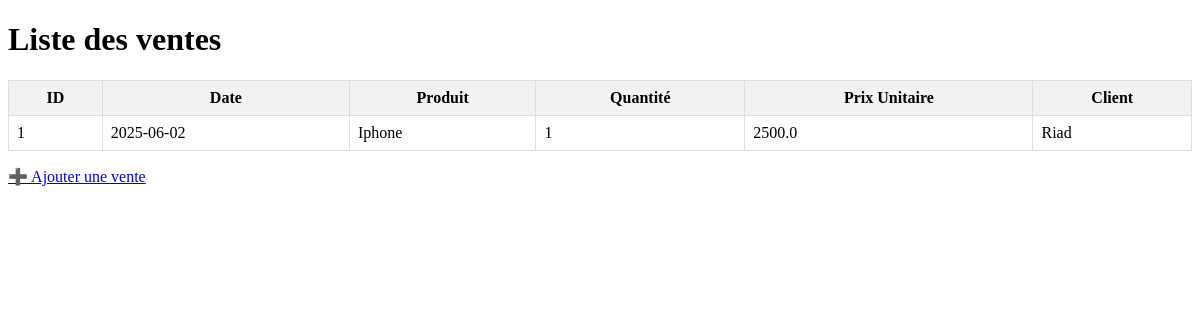
Before: / with the older database file.
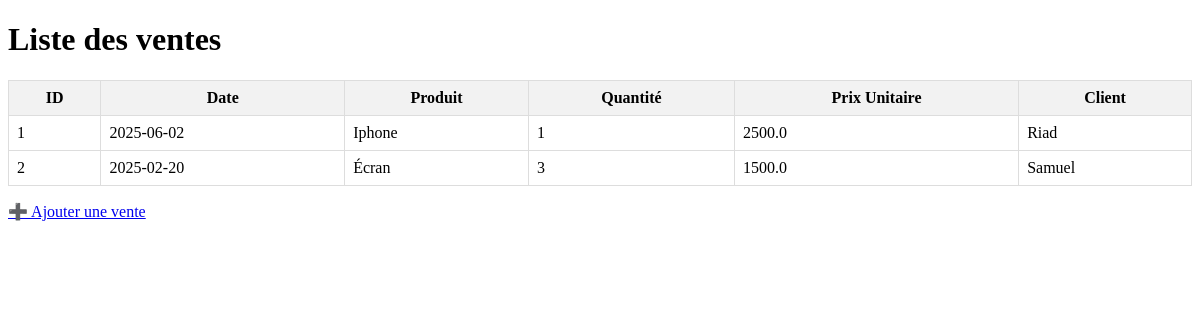
After: the same page with the newer database file.
### tables this page shows
CREATE TABLE ventes (
    id INTEGER PRIMARY KEY AUTOINCREMENT,
    date TEXT,
    produit TEXT,
    quantite INTEGER,
    prix_unitaire REAL,
    client TEXT
);

### app.py (the view)
@app.route('/')
def index():
    ventes = get_all_ventes()
    return render_template('index.html', ventes=ventes)

### app.py (called while the page is built)
def get_all_ventes():
    conn = sqlite3.connect("db/ventes.db")
    conn.row_factory = sqlite3.Row #Accéder aux colonnes
    cursor = conn.cursor()
    cursor.execute("SELECT * FROM ventes")
    ventes = cursor.fetchall()
    conn.close()
    return ventes

### templates/index.html (shortened to what this page needs)
<!DOCTYPE html>
<html>
<head>
</head>
<body>
    <h1>Liste des ventes</h1>
    {% if ventes %}
        <table>
            <tr>
                <th>ID</th>
                <th>Date</th>
                <th>Produit</th>
                <th>Quantité</th>
                <th>Prix Unitaire</th>
                <th>Client</th>
            </tr>
            {% for vente in ventes %}
            <tr>
                <td>{{ vente.id }}</td>
                <td>{{ vente.date }}</td>
                <td>{{ vente.produit }}</td>
                <td>{{ vente.quantite }}</td>
                <td>{{ vente.prix_unitaire }}</td>
                <td>{{ vente.client }}</td>
            </tr>
            {% endfor %}
        </table>
    {% else %}
        <p>Aucune vente enregistrée.</p>
    {% endif %}
    <p><a href="{{ url_for('ajouter') }}">➕ Ajouter une vente</a></p>
</body>
</html>

### templates/index.html (style rules this page uses)
table { border-collapse: collapse; width: 100%; margin-top: 20px; }
th, td { border: 1px solid #ddd; padding: 8px; }
th { background-color: #f2f2f2; }

Changed rows visible on the page:
added ventes: id "2", date "2025-02-20", produit "Écran", quantite "3", prix_unitaire "1500.0", client "Samuel"
